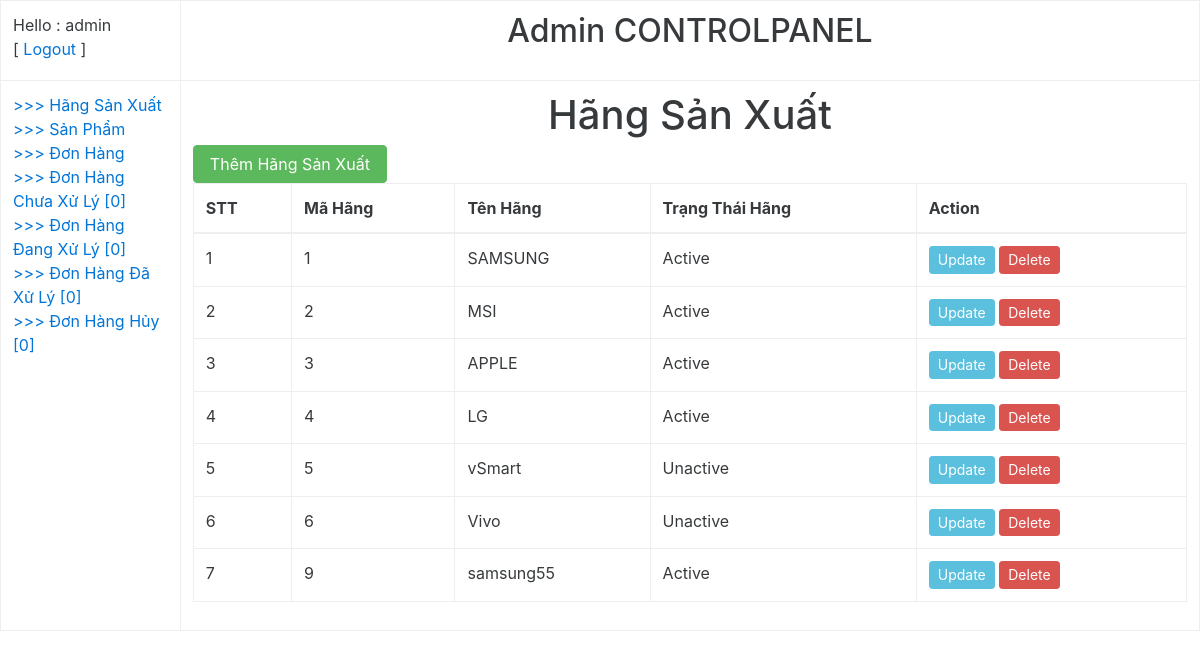
Screenshot of /bai11/website/admin/index.php?option=brand (signed in) with the database file from the repository.
### tables this page shows
CREATE TABLE `brands` (
  `id` int(11) NOT NULL,
  `name` varchar(40) NOT NULL,
  `status` tinyint(4) NOT NULL DEFAULT 1
);

### bai11/website/admin/brands/showbrands.php (the view, shortened to what this page needs)
<?php
    $query = "select * from brands";
    $result = $connect->query($query);
?>
<h1>Hãng Sản Xuất </h1>
<div><a href="?option=brandadd" class="btn btn-success">Thêm Hãng Sản Xuất</a></div>
<table class="table table-bordered">
    <thead>
        <tr>
            <th>STT</th>
            <th>Mã Hãng</th>
            <th>Tên Hãng</th>
            <th>Trạng Thái Hãng</th>
            <th>Action</th>
        </tr>
    </thead>
    <tbody>
        <?php  $count=1; ?>
        <?php
            foreach($result as $item){ ?>
            <tr>
                <td><?= $count++;?></td>
                <td><?= $item['id']?></td>
                <td><?= $item['name']?></td>
                <td><?= $item['status']==1?'Active':'Unactive'?></td>
                <td>
                    <a href="?option=brandupdate&id=<?= $item['id'] ?>" class="btn btn-sm btn-info">Update</a>
                    <a href="?option=brand&id=<?= $item['id'] ?>" class="btn btn-sm btn-danger" onclick="return confirm('Bạn Có Muốn Xóa Chứ ?')">Delete</a>
                </td>
            </tr>
    <?php }  ?>
    </tbody>
</table>

### bai11/website/admin/style1.css (style rules this page uses)
h1,h2,h3 { text-align: center; }

### rows the page displays
brands: id "1", name "SAMSUNG", status "Active"
brands: id "2", name "MSI", status "Active"
brands: id "3", name "APPLE", status "Active"
brands: id "4", name "LG", status "Active"
brands: id "5", name "vSmart", status "Unactive"
brands: id "6", name "Vivo", status "Unactive"
brands: id "9", name "samsung55", status "Active"

### other values shown
$_SESSION['admin'] "admin"
$chuaXuLy "0"
$dangXuLy "0"
$daXuLy "0"
$huy "0"
